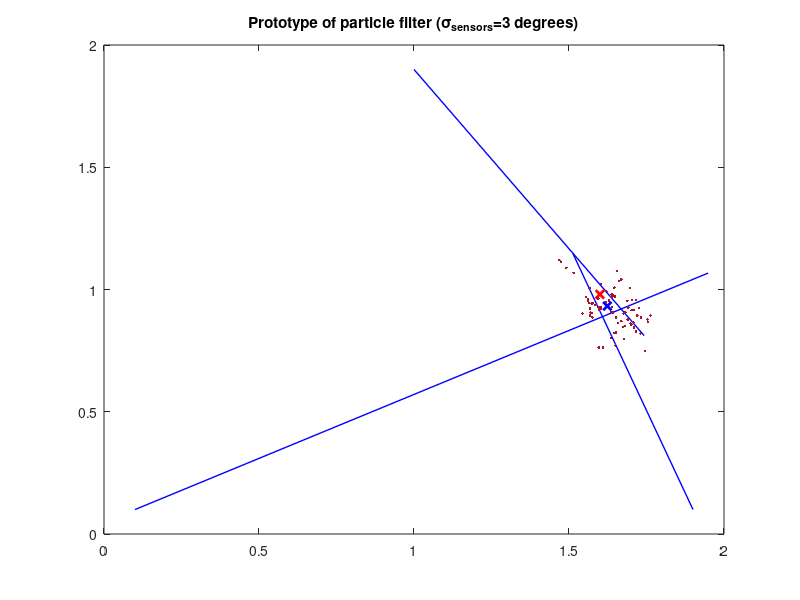

Here is the MATLAB script that generated this plot:
close all
clear all

%mov = avifile('particle filter.avi');
 
cat(1) = 0.1 + i * 0.1;
cat(2) = 1.9 + i * 0.1;
cat(3) = 1 + i * 1.9;

[X, Y] = meshgrid(0:.02:2, 0:.02:2);
stddegrees = 3;
s = stddegrees*(pi/180);	% Standard deviation in radians
titletext = sprintf('Prototype of particle filter (\\sigma_{sensors}=%i degrees)', stddegrees);

N = 80
p = zeros(N, 5);
p = [rand(N, 2)*2 , rand(N, 2)*0.04-0.02, ones(N, 1)];	% x, y, vx, vy, w
T = 0.5;

figure
frame = 1;
tic
lasttheta = 0;
for theta = 0:0.05:2*pi
	% Update mouse
	mouse = 1 + 0.6*cos(theta) + i*(1 + 0.6*sin(theta));
	movement = 1 + 0.6*cos(lasttheta) + i*(1 + 0.6*sin(lasttheta)) - mouse;

	% Update sensors and add noise
	v1 = (mouse - cat(1)) * exp(i*randn(1)*s);
	v2 = (mouse - cat(2)) * exp(i*randn(1)*s);
	v3 = (mouse - cat(3)) * exp(i*randn(1)*s);
	d1 = abs(v1);
	d2 = abs(v2);
	d3 = abs(v3);
	v1 = v1/d1;
	v2 = v2/d2;
	v3 = v3/d3;
	theta1 = angle(v1);
	theta2 = angle(v2);
	theta3 = angle(v3);

	% Update particles
	% Rotate velocity vectors (not allowed?)
	%A = (p(:, 3) + i*p(:,4))*exp(i*(theta-lasttheta));
	%p(:, 3) = real(A);
	%p(:, 4) = imag(A);
	% Integrate
	p(:, 1) = p(:, 1) + T*p(:, 3);
	p(:, 2) = p(:, 2) + T*p(:, 4);

	% Compare particles to sensors
	A = p(:, 1) + i*p(:, 2);
	for g = 1:3
		z = angle(A - cat(g));
		mu = angle(mouse - cat(g));
		% Penalty function
		w = (1/sqrt(2*pi*s^2))*exp(-((z - mu).^2)/(2*s^2));
		p(:, 5) = p(:, 5) .* w;	% Update weights
	end

	% Normalise
	p(:, 5) = p(:, 5)/sum(p(:, 5));

	% Set up cut-offs
	Nuc = floor(N*0.8);
	Nlc = floor(N*0.2);
	%standard_deviation_in_degrees = sqrt(var(c))*(180/pi)

	% Sort according to weights
	A = p;
	[OldRowNumber, NewRowNumber] = sort(A(:, 5));
	p = A(NewRowNumber, :);

	% Calculate mean
	m = [mean(p(Nuc:N, 1)) mean(p(Nuc:N, 2))];

	% Resample
	A = p(Nuc:N, :);
	B = [rand(N-Nuc+1, 2)*0.02-0.01, rand(N-Nuc+1, 2)*0.1-0.05, ones(N-Nuc+1, 1)];
	p(1:Nlc+1,:) = A + B;

	% Plot
	l1 = [cat(1) cat(1)+d1*1.2*v1];
	l2 = [cat(2) cat(2)+d2*1.2*v2];
	l3 = [cat(3) cat(3)+d3*1.2*v3];
	plot(real(l1), imag(l1), 'b-', 'LineWidth', 1)
	axis([0 2 0 2])
	hold on
	plot(real(l2), imag(l2), 'b-', 'LineWidth', 1)
	plot(real(l3), imag(l3), 'b-', 'LineWidth', 1)
	plot(real(mouse), imag(mouse), 'rx', 'LineWidth', 2)
	plot(m(1), m(2), 'bx', 'LineWidth', 2)
	scatter(p(:,1), p(:,2), '.')
	title(titletext)
	hold off

	% Update frame counter and save frame
	frame = frame + 1;
	%f2 = getframe(gcf);
	%mov = addframe(mov, f2);

	% Save stuff for next iteration
	lasttheta = theta;
end
fprintf('seconds/frame %i\n', toc/frame);
%mov = close(mov);
